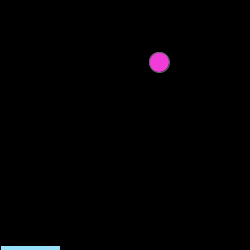
Frame 1 (no input)
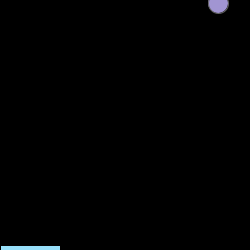
Frame 60 (the mouse pressed at the canvas centre just before this capture)
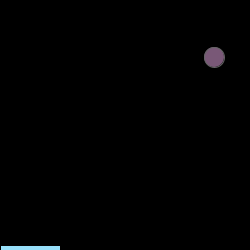
Frame 120 (the mouse held since frame 60 and released just before this capture)

The Processing sketch that drew these frames (run headless with seeded random() and noise(); from frame 60 on, the mouse is pressed at the canvas centre):

// Processing sketch: processing_83633
// ── processing_83633.pde

//Dominique A., Pong, CP1, Mod 16-17

Ball joe;
paddle bee;
void setup()
{
  smooth();
  size(250,250);
  frameRate(100);
  joe = new Ball();
  bee = new paddle();
}
void draw()
{
  background(0,0,0);
  fill(random(255), random(255), random(255));
  joe.move();
  joe.bounce();
  joe.show();
  bee.show();
  bee.keyPressed();
}
class Ball
{
  int x,y;
  boolean up,right;
  Ball()
  {
  x = int(random(245));
  y = int(random(245));
  right = true;
  up = true;
  }
void move()
{
  if(right == true)
  {
   x++;
   }
   else
   {
   x--;
   }
   if(up == true)
   {
   y--;
   }
   else
   {
   y++;
   }
 }
void bounce()
{
 if(x > 245)
 {
  right = false;
   }
  else if(x < 1)
   {
   right = true;
   }
   if (y < 1)
   {
    up = false;
   }
   else if(y > 245)
   {
   up = true;
   }
   if(get(x,y + 5) != color(0,0,0))
   {
    up = true;
   }
}
void show()
{
  stroke(100,100,100);
  ellipse(x,y,20,20);
  }
}
class paddle
{
  int x;
  void show()
  {
    smooth();
    stroke(0);
    fill(151,224,250);
    rect(x,245,60,25);
  }
  void keyPressed()
  {
    if (keyPressed == true & (key =='6'))
    {
      x++;
    }
    if (keyPressed == true & (key == '4'))
    {
      x--;
    }
    if (x >= 250)
    {
      x = 250;
    }
    if (x <= 0)
    {
      x = 0;
    }
  }
}
